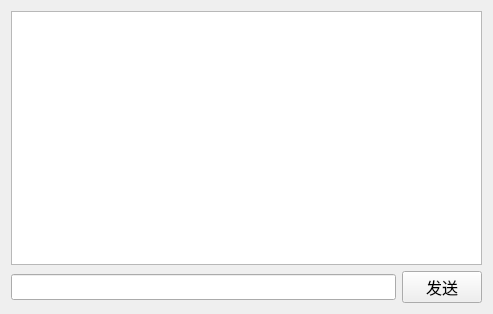
<?xml version="1.0" encoding="UTF-8"?>
<ui version="4.0">
 <class>Chat</class>
 <widget class="QWidget" name="Chat">
  <property name="geometry">
   <rect>
    <x>0</x>
    <y>0</y>
    <width>493</width>
    <height>314</height>
   </rect>
  </property>
  <property name="windowTitle">
   <string>聊天</string>
  </property>
  <property name="windowIcon">
   <iconset>
    <normaloff>../../../../Pointer/Lesson/Qt/chat.png</normaloff>../../../../Pointer/Lesson/Qt/chat.png</iconset>
  </property>
  <layout class="QVBoxLayout" name="verticalLayout">
   <item>
    <widget class="QTextEdit" name="show_TE">
     <property name="font">
      <font>
       <family>Agency FB</family>
       <pointsize>10</pointsize>
      </font>
     </property>
     <property name="readOnly">
      <bool>true</bool>
     </property>
    </widget>
   </item>
   <item>
    <layout class="QHBoxLayout" name="horizontalLayout">
     <item>
      <widget class="QLineEdit" name="input_LE">
       <property name="font">
        <font>
         <family>Agency FB</family>
         <pointsize>10</pointsize>
        </font>
       </property>
      </widget>
     </item>
     <item>
      <widget class="QPushButton" name="send_PB">
       <property name="font">
        <font>
         <family>Agency FB</family>
         <pointsize>12</pointsize>
        </font>
       </property>
       <property name="text">
        <string>发送</string>
       </property>
      </widget>
     </item>
    </layout>
   </item>
  </layout>
 </widget>
 <resources/>
 <connections/>
</ui>
